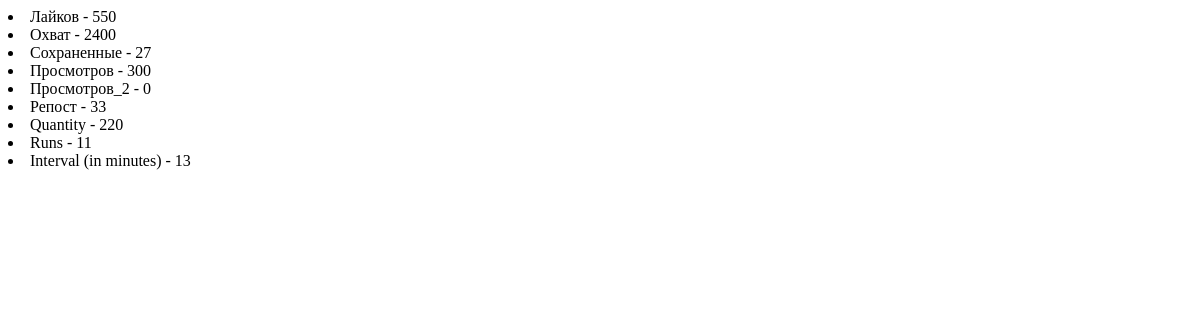
Page /app/tarif_component/4/ on the earlier database version.
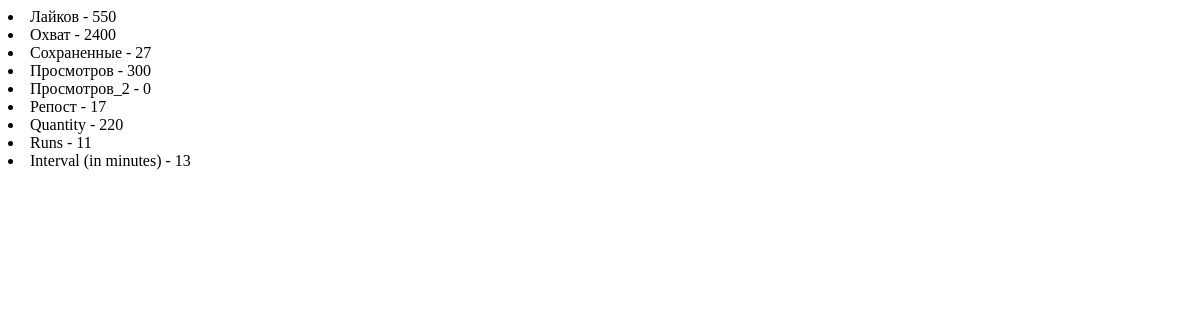
Same page on the later database version.
### main/models.py (models this page shows, shortened)
class Tarif(models.Model):
    name = models.CharField("Название тарифа", max_length=250)
    like = models.IntegerField("Лайков", default=0)
    like_speed = models.IntegerField("Скорость. Лайков", default=0)
    coverage = models.IntegerField("Охват", default=0)
    coverage_speed = models.IntegerField("Скорость. Охват", default=0)
    saved = models.IntegerField("Сохраненные", default=0)
    saved_speed = models.IntegerField("Скорость. Сохраненные", default=0)
    views = models.IntegerField("Просмотров", default=0)
    views_2 = models.IntegerField("Просмотров 2", default=0)
    views_2_speed = models.IntegerField("Скорость. Просмотров 2", default=0)
    jap_quantity = models.IntegerField("Quantity JAP", default=0)
    jap_runs = models.IntegerField("Runs JAP", default=0)
    jap_interval = models.IntegerField("Interval (in minutes) JAP", default=0)
    repost = models.IntegerField("Репост", default=0)
    repost_speed = models.IntegerField("Скорость. Репост", default=0)
    class Meta:
        verbose_name = "Тариф"
        verbose_name_plural = "Тарифы"
        ordering = ['name']

### main/views.py (the view)
# urls.py: path('tarif_component/<int:id>/', tarif_component, name='tarif_component'),
def tarif_component(request, id):
    tarif = Tarif.objects.get(id=id)
    return render(request, 'tarif_component.html', {'tarif': tarif})

### templates/tarif_component.html
<li>Лайков - {{tarif.like}}</li>
<li>Охват - {{tarif.coverage}}</li>
<li>Сохраненные - {{tarif.saved}}</li>
<li>Просмотров - {{tarif.views}}</li>
<li>Просмотров_2 - {{tarif.views_2}}</li>
<li>Репост - {{tarif.repost}}</li>
<div id="jap_settings">
    <li>Quantity - {{tarif.jap_quantity}}</li>
    <li>Runs - {{tarif.jap_runs}}</li>
    <li>Interval (in minutes) - {{tarif.jap_interval}}</li>
</div>

Differences in the rows shown:
changed Tarif: repost "33" → "17"
